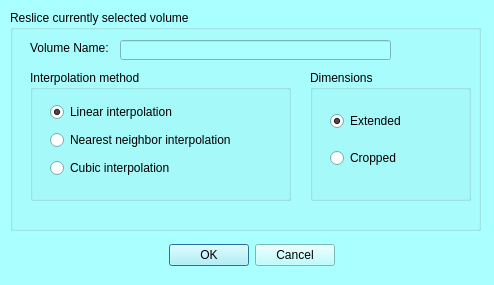
<?xml version="1.0" encoding="UTF-8"?>
<ui version="4.0">
 <class>mqResliceDialog</class>
 <widget class="QDialog" name="mqResliceDialog">
  <property name="geometry">
   <rect>
    <x>0</x>
    <y>0</y>
    <width>494</width>
    <height>285</height>
   </rect>
  </property>
  <property name="palette">
   <palette>
    <active>
     <colorrole role="WindowText">
      <brush brushstyle="SolidPattern">
       <color alpha="255">
        <red>0</red>
        <green>0</green>
        <blue>0</blue>
       </color>
      </brush>
     </colorrole>
     <colorrole role="Button">
      <brush brushstyle="SolidPattern">
       <color alpha="255">
        <red>170</red>
        <green>255</green>
        <blue>255</blue>
       </color>
      </brush>
     </colorrole>
     <colorrole role="Light">
      <brush brushstyle="SolidPattern">
       <color alpha="255">
        <red>255</red>
        <green>255</green>
        <blue>255</blue>
       </color>
      </brush>
     </colorrole>
     <colorrole role="Midlight">
      <brush brushstyle="SolidPattern">
       <color alpha="255">
        <red>212</red>
        <green>255</green>
        <blue>255</blue>
       </color>
      </brush>
     </colorrole>
     <colorrole role="Dark">
      <brush brushstyle="SolidPattern">
       <color alpha="255">
        <red>85</red>
        <green>127</green>
        <blue>127</blue>
       </color>
      </brush>
     </colorrole>
     <colorrole role="Mid">
      <brush brushstyle="SolidPattern">
       <color alpha="255">
        <red>113</red>
        <green>170</green>
        <blue>170</blue>
       </color>
      </brush>
     </colorrole>
     <colorrole role="Text">
      <brush brushstyle="SolidPattern">
       <color alpha="255">
        <red>0</red>
        <green>0</green>
        <blue>0</blue>
       </color>
      </brush>
     </colorrole>
     <colorrole role="BrightText">
      <brush brushstyle="SolidPattern">
       <color alpha="255">
        <red>255</red>
        <green>255</green>
        <blue>255</blue>
       </color>
      </brush>
     </colorrole>
     <colorrole role="ButtonText">
      <brush brushstyle="SolidPattern">
       <color alpha="255">
        <red>0</red>
        <green>0</green>
        <blue>0</blue>
       </color>
      </brush>
     </colorrole>
     <colorrole role="Base">
      <brush brushstyle="SolidPattern">
       <color alpha="255">
        <red>255</red>
        <green>255</green>
        <blue>255</blue>
       </color>
      </brush>
     </colorrole>
     <colorrole role="Window">
      <brush brushstyle="SolidPattern">
       <color alpha="255">
        <red>170</red>
        <green>255</green>
        <blue>255</blue>
       </color>
      </brush>
     </colorrole>
     <colorrole role="Shadow">
      <brush brushstyle="SolidPattern">
       <color alpha="255">
        <red>0</red>
        <green>0</green>
        <blue>0</blue>
       </color>
      </brush>
     </colorrole>
     <colorrole role="AlternateBase">
      <brush brushstyle="SolidPattern">
       <color alpha="255">
        <red>212</red>
        <green>255</green>
        <blue>255</blue>
       </color>
      </brush>
     </colorrole>
     <colorrole role="ToolTipBase">
      <brush brushstyle="SolidPattern">
       <color alpha="255">
        <red>255</red>
        <green>255</green>
        <blue>220</blue>
       </color>
      </brush>
     </colorrole>
     <colorrole role="ToolTipText">
      <brush brushstyle="SolidPattern">
       <color alpha="255">
        <red>0</red>
        <green>0</green>
        <blue>0</blue>
       </color>
      </brush>
     </colorrole>
     <colorrole role="PlaceholderText">
      <brush brushstyle="NoBrush">
       <color alpha="128">
        <red>0</red>
        <green>0</green>
        <blue>0</blue>
       </color>
      </brush>
     </colorrole>
    </active>
    <inactive>
     <colorrole role="WindowText">
      <brush brushstyle="SolidPattern">
       <color alpha="255">
        <red>0</red>
        <green>0</green>
        <blue>0</blue>
       </color>
      </brush>
     </colorrole>
     <colorrole role="Button">
      <brush brushstyle="SolidPattern">
       <color alpha="255">
        <red>170</red>
        <green>255</green>
        <blue>255</blue>
       </color>
      </brush>
     </colorrole>
     <colorrole role="Light">
      <brush brushstyle="SolidPattern">
       <color alpha="255">
        <red>255</red>
        <green>255</green>
        <blue>255</blue>
       </color>
      </brush>
     </colorrole>
     <colorrole role="Midlight">
      <brush brushstyle="SolidPattern">
       <color alpha="255">
        <red>212</red>
        <green>255</green>
        <blue>255</blue>
       </color>
      </brush>
     </colorrole>
     <colorrole role="Dark">
      <brush brushstyle="SolidPattern">
       <color alpha="255">
        <red>85</red>
        <green>127</green>
        <blue>127</blue>
       </color>
      </brush>
     </colorrole>
     <colorrole role="Mid">
      <brush brushstyle="SolidPattern">
       <color alpha="255">
        <red>113</red>
        <green>170</green>
        <blue>170</blue>
       </color>
      </brush>
     </colorrole>
     <colorrole role="Text">
      <brush brushstyle="SolidPattern">
       <color alpha="255">
        <red>0</red>
        <green>0</green>
        <blue>0</blue>
       </color>
      </brush>
     </colorrole>
     <colorrole role="BrightText">
      <brush brushstyle="SolidPattern">
       <color alpha="255">
        <red>255</red>
        <green>255</green>
        <blue>255</blue>
       </color>
      </brush>
     </colorrole>
     <colorrole role="ButtonText">
      <brush brushstyle="SolidPattern">
       <color alpha="255">
        <red>0</red>
        <green>0</green>
        <blue>0</blue>
       </color>
      </brush>
     </colorrole>
     <colorrole role="Base">
      <brush brushstyle="SolidPattern">
       <color alpha="255">
        <red>255</red>
        <green>255</green>
        <blue>255</blue>
       </color>
      </brush>
     </colorrole>
     <colorrole role="Window">
      <brush brushstyle="SolidPattern">
       <color alpha="255">
        <red>170</red>
        <green>255</green>
        <blue>255</blue>
       </color>
      </brush>
     </colorrole>
     <colorrole role="Shadow">
      <brush brushstyle="SolidPattern">
       <color alpha="255">
        <red>0</red>
        <green>0</green>
        <blue>0</blue>
       </color>
      </brush>
     </colorrole>
     <colorrole role="AlternateBase">
      <brush brushstyle="SolidPattern">
       <color alpha="255">
        <red>212</red>
        <green>255</green>
        <blue>255</blue>
       </color>
      </brush>
     </colorrole>
     <colorrole role="ToolTipBase">
      <brush brushstyle="SolidPattern">
       <color alpha="255">
        <red>255</red>
        <green>255</green>
        <blue>220</blue>
       </color>
      </brush>
     </colorrole>
     <colorrole role="ToolTipText">
      <brush brushstyle="SolidPattern">
       <color alpha="255">
        <red>0</red>
        <green>0</green>
        <blue>0</blue>
       </color>
      </brush>
     </colorrole>
     <colorrole role="PlaceholderText">
      <brush brushstyle="NoBrush">
       <color alpha="128">
        <red>0</red>
        <green>0</green>
        <blue>0</blue>
       </color>
      </brush>
     </colorrole>
    </inactive>
    <disabled>
     <colorrole role="WindowText">
      <brush brushstyle="SolidPattern">
       <color alpha="255">
        <red>85</red>
        <green>127</green>
        <blue>127</blue>
       </color>
      </brush>
     </colorrole>
     <colorrole role="Button">
      <brush brushstyle="SolidPattern">
       <color alpha="255">
        <red>170</red>
        <green>255</green>
        <blue>255</blue>
       </color>
      </brush>
     </colorrole>
     <colorrole role="Light">
      <brush brushstyle="SolidPattern">
       <color alpha="255">
        <red>255</red>
        <green>255</green>
        <blue>255</blue>
       </color>
      </brush>
     </colorrole>
     <colorrole role="Midlight">
      <brush brushstyle="SolidPattern">
       <color alpha="255">
        <red>212</red>
        <green>255</green>
        <blue>255</blue>
       </color>
      </brush>
     </colorrole>
     <colorrole role="Dark">
      <brush brushstyle="SolidPattern">
       <color alpha="255">
        <red>85</red>
        <green>127</green>
        <blue>127</blue>
       </color>
      </brush>
     </colorrole>
     <colorrole role="Mid">
      <brush brushstyle="SolidPattern">
       <color alpha="255">
        <red>113</red>
        <green>170</green>
        <blue>170</blue>
       </color>
      </brush>
     </colorrole>
     <colorrole role="Text">
      <brush brushstyle="SolidPattern">
       <color alpha="255">
        <red>85</red>
        <green>127</green>
        <blue>127</blue>
       </color>
      </brush>
     </colorrole>
     <colorrole role="BrightText">
      <brush brushstyle="SolidPattern">
       <color alpha="255">
        <red>255</red>
        <green>255</green>
        <blue>255</blue>
       </color>
      </brush>
     </colorrole>
     <colorrole role="ButtonText">
      <brush brushstyle="SolidPattern">
       <color alpha="255">
        <red>85</red>
        <green>127</green>
        <blue>127</blue>
       </color>
      </brush>
     </colorrole>
     <colorrole role="Base">
      <brush brushstyle="SolidPattern">
       <color alpha="255">
        <red>170</red>
        <green>255</green>
        <blue>255</blue>
       </color>
      </brush>
     </colorrole>
     <colorrole role="Window">
      <brush brushstyle="SolidPattern">
       <color alpha="255">
        <red>170</red>
        <green>255</green>
        <blue>255</blue>
       </color>
      </brush>
     </colorrole>
     <colorrole role="Shadow">
      <brush brushstyle="SolidPattern">
       <color alpha="255">
        <red>0</red>
        <green>0</green>
        <blue>0</blue>
       </color>
      </brush>
     </colorrole>
     <colorrole role="AlternateBase">
      <brush brushstyle="SolidPattern">
       <color alpha="255">
        <red>170</red>
        <green>255</green>
        <blue>255</blue>
       </color>
      </brush>
     </colorrole>
     <colorrole role="ToolTipBase">
      <brush brushstyle="SolidPattern">
       <color alpha="255">
        <red>255</red>
        <green>255</green>
        <blue>220</blue>
       </color>
      </brush>
     </colorrole>
     <colorrole role="ToolTipText">
      <brush brushstyle="SolidPattern">
       <color alpha="255">
        <red>0</red>
        <green>0</green>
        <blue>0</blue>
       </color>
      </brush>
     </colorrole>
     <colorrole role="PlaceholderText">
      <brush brushstyle="NoBrush">
       <color alpha="128">
        <red>0</red>
        <green>0</green>
        <blue>0</blue>
       </color>
      </brush>
     </colorrole>
    </disabled>
   </palette>
  </property>
  <property name="windowTitle">
   <string>Reslice dialog</string>
  </property>
  <widget class="QWidget" name="layoutWidget">
   <property name="geometry">
    <rect>
     <x>140</x>
     <y>240</y>
     <width>195</width>
     <height>30</height>
    </rect>
   </property>
   <layout class="QHBoxLayout" name="horizontalLayout_2">
    <item>
     <widget class="QDialogButtonBox" name="buttonBox">
      <property name="orientation">
       <enum>Qt::Horizontal</enum>
      </property>
      <property name="standardButtons">
       <set>QDialogButtonBox::Cancel|QDialogButtonBox::Ok</set>
      </property>
     </widget>
    </item>
   </layout>
  </widget>
  <widget class="QGroupBox" name="groupBox">
   <property name="geometry">
    <rect>
     <x>10</x>
     <y>10</y>
     <width>471</width>
     <height>221</height>
    </rect>
   </property>
   <property name="title">
    <string>Reslice currently selected volume</string>
   </property>
   <widget class="QGroupBox" name="groupBox_4">
    <property name="geometry">
     <rect>
      <x>20</x>
      <y>60</y>
      <width>261</width>
      <height>131</height>
     </rect>
    </property>
    <property name="title">
     <string>Interpolation method</string>
    </property>
    <widget class="QWidget" name="verticalLayoutWidget_2">
     <property name="geometry">
      <rect>
       <x>20</x>
       <y>30</y>
       <width>225</width>
       <height>80</height>
      </rect>
     </property>
     <layout class="QVBoxLayout" name="verticalLayout_2">
      <item>
       <widget class="QRadioButton" name="linear">
        <property name="text">
         <string>Linear interpolation</string>
        </property>
        <property name="checked">
         <bool>true</bool>
        </property>
       </widget>
      </item>
      <item>
       <widget class="QRadioButton" name="neighbor">
        <property name="text">
         <string>Nearest neighbor interpolation</string>
        </property>
       </widget>
      </item>
      <item>
       <widget class="QRadioButton" name="cubic">
        <property name="text">
         <string>Cubic interpolation</string>
        </property>
       </widget>
      </item>
     </layout>
    </widget>
   </widget>
   <widget class="QGroupBox" name="groupBox_5">
    <property name="geometry">
     <rect>
      <x>300</x>
      <y>60</y>
      <width>161</width>
      <height>131</height>
     </rect>
    </property>
    <property name="title">
     <string>Dimensions</string>
    </property>
    <widget class="QWidget" name="verticalLayoutWidget_3">
     <property name="geometry">
      <rect>
       <x>20</x>
       <y>30</y>
       <width>101</width>
       <height>80</height>
      </rect>
     </property>
     <layout class="QVBoxLayout" name="verticalLayout_3">
      <item>
       <widget class="QRadioButton" name="extended">
        <property name="text">
         <string>Extended</string>
        </property>
        <property name="checked">
         <bool>true</bool>
        </property>
       </widget>
      </item>
      <item>
       <widget class="QRadioButton" name="cropped">
        <property name="text">
         <string>Cropped</string>
        </property>
       </widget>
      </item>
     </layout>
    </widget>
   </widget>
  </widget>
  <widget class="QLabel" name="label">
   <property name="geometry">
    <rect>
     <x>30</x>
     <y>40</y>
     <width>91</width>
     <height>16</height>
    </rect>
   </property>
   <property name="text">
    <string>Volume Name:</string>
   </property>
  </widget>
  <widget class="QLineEdit" name="VolumeName">
   <property name="enabled">
    <bool>false</bool>
   </property>
   <property name="geometry">
    <rect>
     <x>120</x>
     <y>40</y>
     <width>271</width>
     <height>20</height>
    </rect>
   </property>
  </widget>
 </widget>
 <resources>
  <include location="../Icons/icons.qrc"/>
  <include location="../Icons/icons.qrc"/>
 </resources>
 <connections>
  <connection>
   <sender>buttonBox</sender>
   <signal>accepted()</signal>
   <receiver>mqResliceDialog</receiver>
   <slot>accept()</slot>
   <hints>
    <hint type="sourcelabel">
     <x>248</x>
     <y>254</y>
    </hint>
    <hint type="destinationlabel">
     <x>157</x>
     <y>274</y>
    </hint>
   </hints>
  </connection>
  <connection>
   <sender>buttonBox</sender>
   <signal>rejected()</signal>
   <receiver>mqResliceDialog</receiver>
   <slot>reject()</slot>
   <hints>
    <hint type="sourcelabel">
     <x>316</x>
     <y>260</y>
    </hint>
    <hint type="destinationlabel">
     <x>286</x>
     <y>274</y>
    </hint>
   </hints>
  </connection>
 </connections>
</ui>
